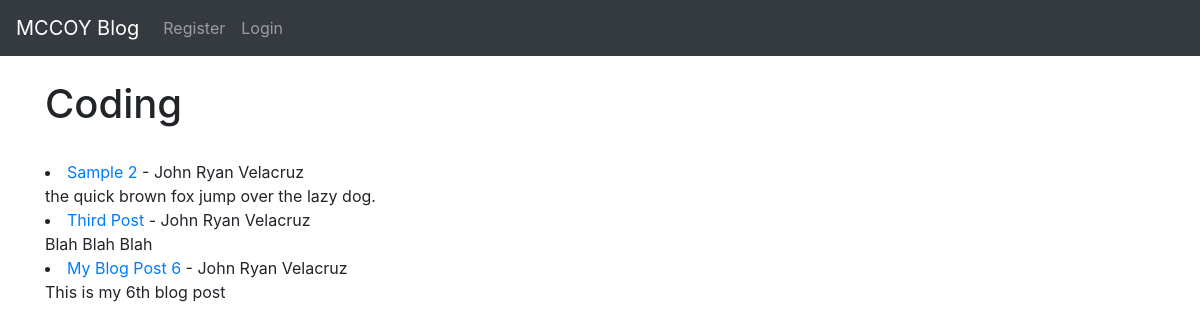
/category/coding/, run on the app's committed database.
### myblog/models.py (models this page shows, shortened)
class Post(models.Model):
	title = models.CharField(max_length=255)
	author = models.ForeignKey(User, on_delete=models.CASCADE)
	body = models.TextField()
	date_created = models.DateField(auto_now_add=True)
	category = models.CharField(max_length=255, default='coding')

### myblog/views.py (the view)
# urls.py: path('category/<str:cats>/', CategoryView, name='category'),
def CategoryView(request, cats):
	category_posts = Post.objects.filter(category=cats.replace('-',' '))
	return render(request, 'categories.html', {'cats':cats.title().replace('-',' '), 'category_posts':category_posts})

### myblog/templates/categories.html (shortened to what this page needs)
{% extends 'base.html' %}
{% block content %}
{% if category_posts %}
	<h1>{{ cats }}</h1>
	<br>
	{% for post in category_posts  %}
		<li><a href="{% url 'blog-details' post.pk %}">{{ post.title }}</a> - {{ post.author.first_name }} {{ post.author.last_name }}
			<br/>
		{{ post.body|slice:":200" }}</li>
	{% endfor %}
{% else %}
	<h1>Page does not exists....</h1>
{% endif %}
{% endblock %}

### data on the page
Post: title "Sample 2", author.first_name "John Ryan", author.last_name "Velacruz", body "the quick brown fox jump over the lazy dog."
Post: title "Third Post", author.first_name "John Ryan", author.last_name "Velacruz", body "Blah Blah Blah"
Post: title "My Blog Post 6", author.first_name "John Ryan", author.last_name "Velacruz", body "This is my 6th blog post"

### other printed values
{{ cats }} "Coding"
